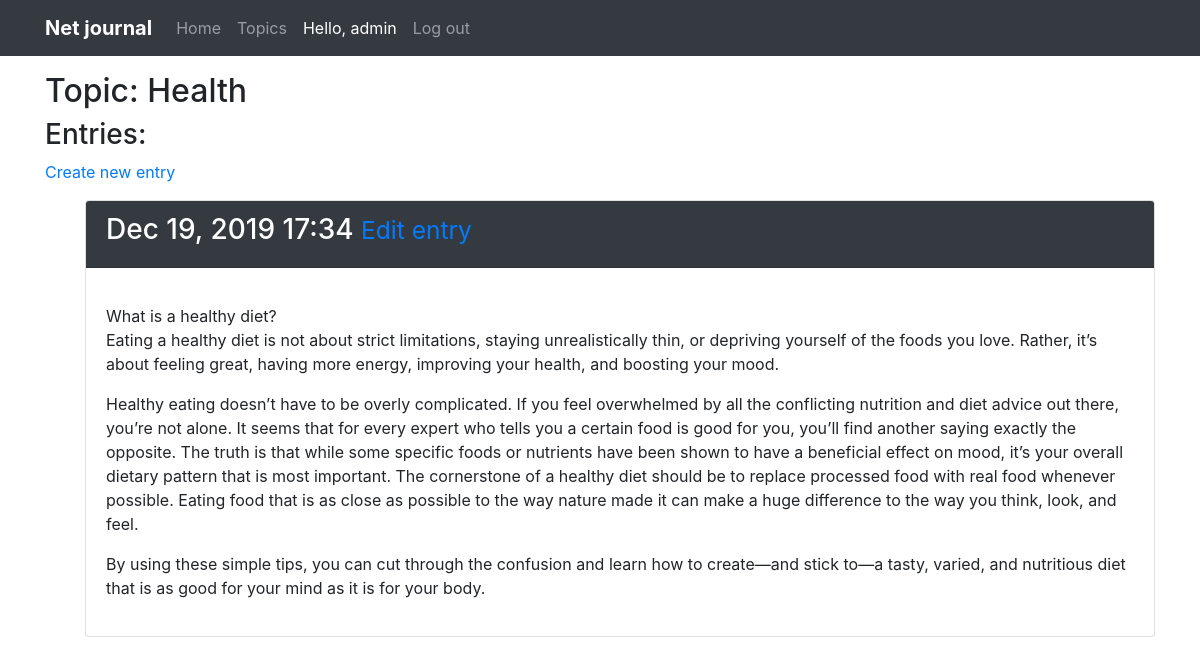
Page /topics/2 (signed in) on the committed database.
### journal_app/models.py (models this page shows, shortened)
class Topic (models.Model):
    text = models.CharField(max_length=200)
    date = models.DateTimeField(auto_now_add=True)
    owner = models.ForeignKey(User, on_delete=models.CASCADE)
    def __str__(self):
        return self.text

class Entry (models.Model):
    topic = models.ForeignKey(Topic, on_delete=models.CASCADE)
    text = models.TextField()
    date = models.DateTimeField(auto_now_add=True)
    class Meta:
        verbose_name_plural = 'entries'

### journal_app/views.py (the view)
# urls.py: url(r'^topics/(?P<topic_id>\d+)$', views.topic, name='topic'), #Details topic page
@login_required
def topic(request, topic_id):
    current_topic = Topic.objects.get(id=topic_id)
    if current_topic.owner != request.user:
        raise Http404
    ordered_entries = current_topic.entry_set.order_by('-date')
    context = {'topic': current_topic, 'entries': ordered_entries}
    return render(request, 'journal_app/topic.html', context)

### journal_app/templates/journal_app/topic.html
{% extends 'journal_app/base.html' %}
{% block header %}
  <h2>Topic: {{topic}}</h2>
{% endblock header %}
{% block content %}
  <h3>Entries:</h3>
  <p><a href="{% url 'create_entry' topic.id %}">Create new entry</a></p>
  <ul>
  {% for entry in entries %}
    <div class="card mb-3">
      <div class="card-header bg-dark">
        <h3 class="text-white">
          {{entry.date|date:'M d, Y H:i'}}
          <small>
            <a href="{% url 'edit_entry' entry.id %}">Edit entry</a>
          </small>
        </h3>
      </div>
      <div class="card-body">
        <p>{{entry.text|linebreaks}}</p>
      </div>
    </div>
  {% empty %}
    <li>There are no entries, add yours here</li>
  {% endfor %}
  </ul>
{% endblock content %}

### journal_app/templates/journal_app/base.html (shortened to what this page needs)
{% load  bootstrap4  %}
<!DOCTYPE html>
<html>
  <head>
    {% bootstrap_css %}
  </head>
  <body>
    <nav class="navbar navbar-expand-sm navbar-dark bg-dark">
      <div class="container">
      <a class="navbar-brand font-weight-bold" href="{% url 'index' %}">Net journal</a>
      <div class="collapse navbar-collapse" id="collapsibleNavId">
        <ul class="navbar-nav mr-auto mt-2 mt-lg-0">
          <li class="nav-item">
            <a class="nav-link" href="{% url 'index' %}">Home <span class="sr-only">(current)</span></a>
          </li>
          <li class="nav-item">
            <a class="nav-link" href="{% url 'topics' %}">Topics</a>
          </li>
          {% if user.is_authenticated %}
            <li class="nav-item active"><a class="nav-link" href="#">Hello, {{user.username}}</a></li>
            <li class="nav-item"><a class="nav-link" href="{% url 'logout' %}">Log out</a></li>
          {% else %}
            <li class="nav-item"><a class="nav-link" href="{% url 'register' %}">Register</a></li>
            <li class="nav-item"><a class="nav-link" href="{% url 'login' %}">Log in</a></li>
          {% endif %}
      </div>
      </div>
    </nav>
  <main class="container">
    <div class="page-header pt-3">
      {% block header %}{% endblock header %}
    </div>
    <div>
      {% block content %}{% endblock content %}
    </div>
  </main>
</body>
</html>

### rows in the picture
Topic: text "Health"
Entry: date "Dec 19, 2019 17:34", text "What is a healthy diet? Eating a healthy diet is not about strict limitations, staying unrealistically thin, or depriving yourself of the foods you love. Rather, it’s about feeling great, having more energy, improving your health, and boosting your mood. Healthy eating doesn’t have to be overly complicated. If you feel overwhelmed by all the conflicting nutrition and diet advice out there, you’re not alone. It seems that for every expert who tells you a certain food is good for you, you’ll find another saying exactly the opposite. The truth is that while some specific foods or nutrients have been shown to have a beneficial effect on mood, it’s your overall dietary pattern that is most…"

### other values in the picture
{{ user.username }} "admin"
